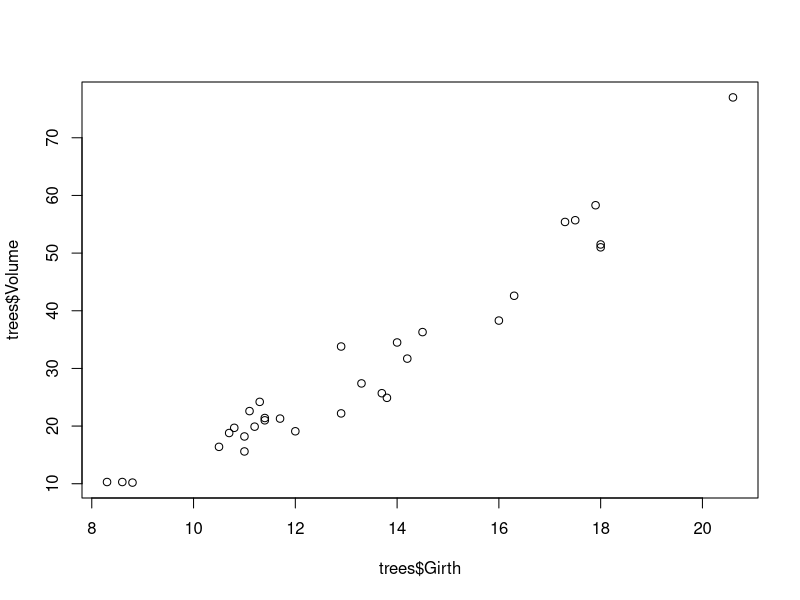
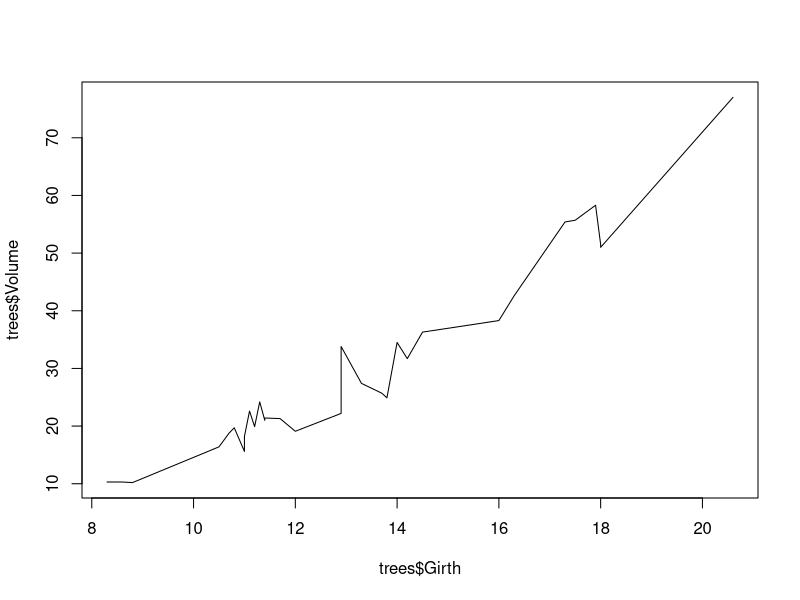
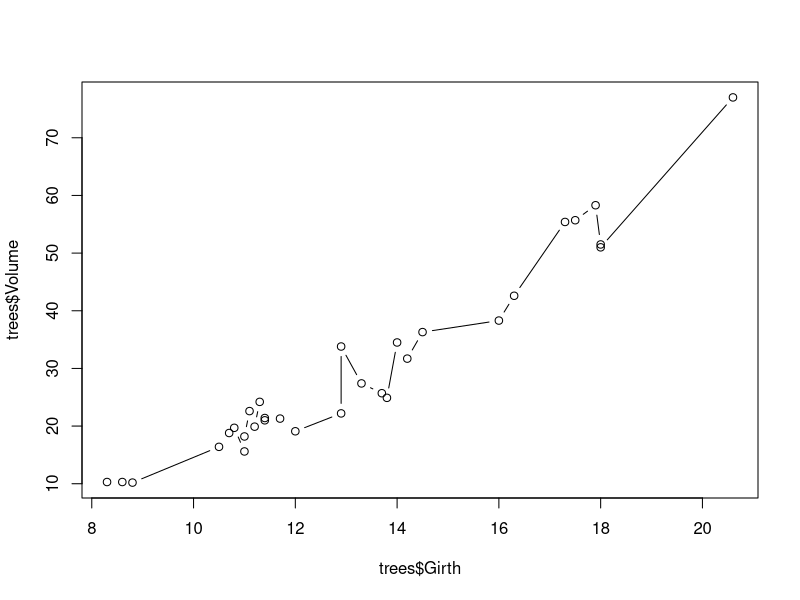
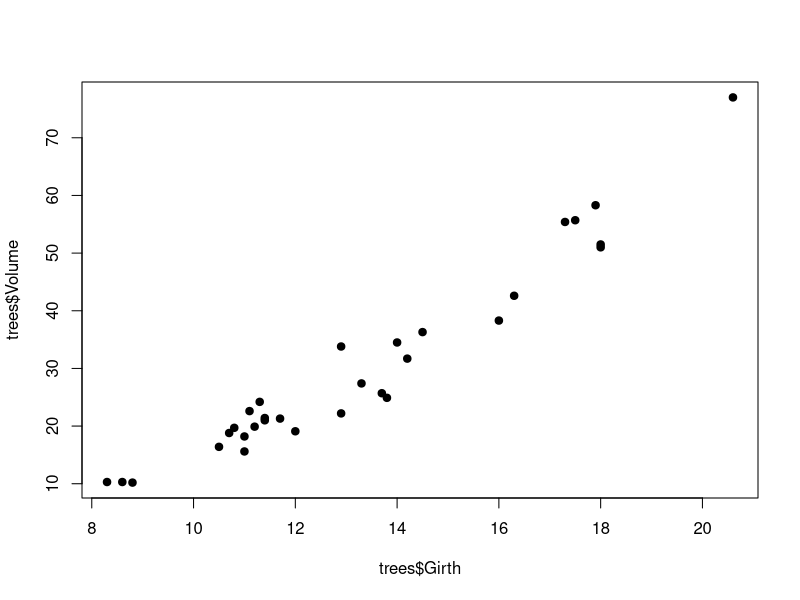
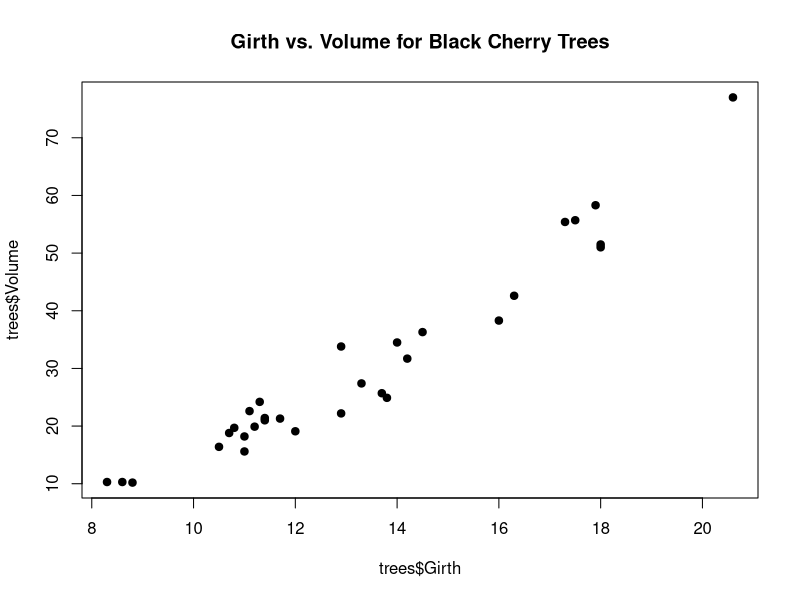
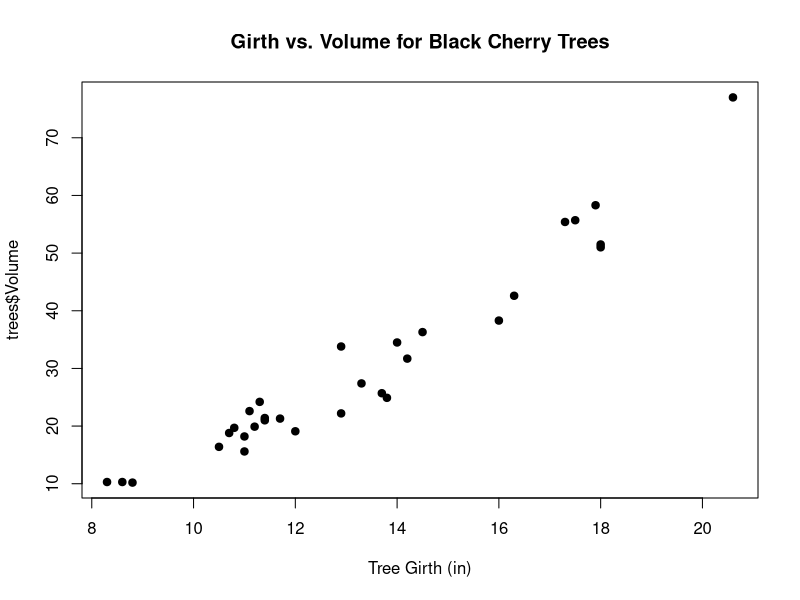
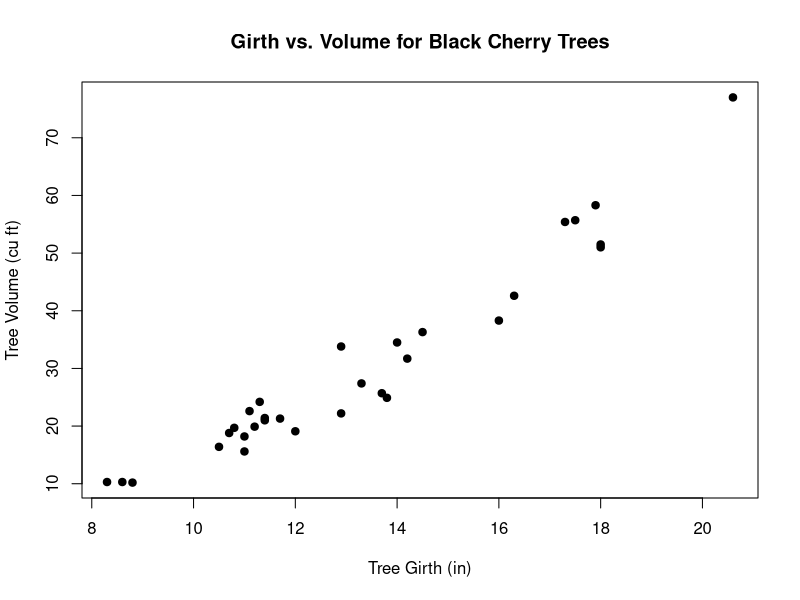
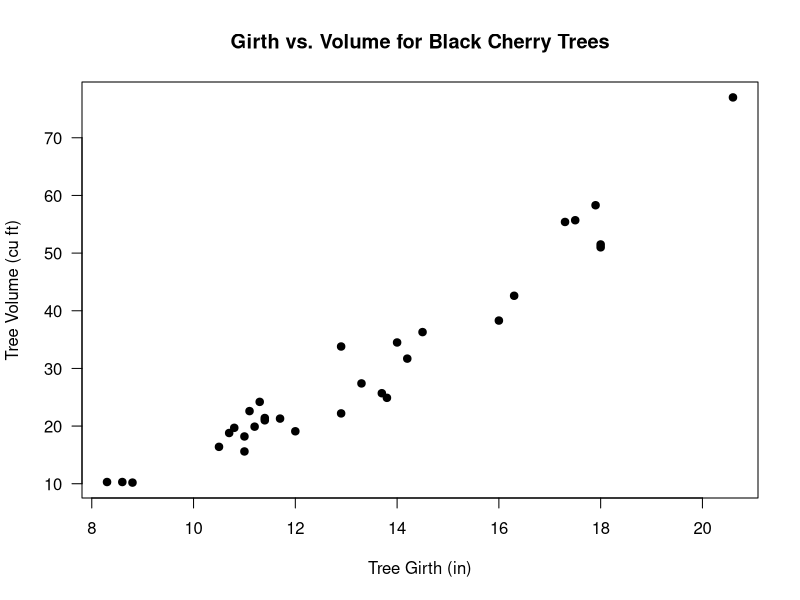

Generate these figures, in order, with R: (Note: this script raises an error after producing the figures.)
#!/usr/bin/Rscript
### Title: Back to basics: High quality plots using base R graphics
###	An interactive tutorial for the Davis R Users Group meeting on April 24, 2015
###
### Date created: 20150418
### Last updated: 20150423
###
### Author: Michael Koontz
### Email: mikoontz@gmail.com
###	Twitter: @michaeljkoontz
###
### Purpose: Introduce basic to intermediate plotting capabilities of base R graphics
###
### Basic methods
###		1) Basic scatterplot and labeling a plot (Line 44)
###		2) Plotting groups in different ways on the same plot (Line 72)
###		3) Adding a legend (Line 120)
###		4) Adding a best fit line (Line 150)
###		5) Adding a 95% confidence interval (Line 150)
###		6) Shaded confidence intervals (Line 223)
###		7) Bar plots (Line 260)
###		8) Error bars (Line 274)
###
### Intermediate methods
###   	1) Using other graphics devices like pdf() (Line 324)
###   	2) Using par() for multipanel plots (Line 380) 
###		3) Using par() for margin adjustments (Line 438)
###		4) Using axis() and mtext() (Line 484)
###		5) Pretty print from plotmath (Line 601)
 
 
# We'll start with the very tractable 'trees' dataset, which is built into R. It describes the girth, height, and volume of 31 black cherry trees.
 
trees
dim(trees)
head(trees)
 
# Remember how we access the columns of a data.frame:
trees$Girth
trees$Volume
 
#Basic plot function takes x argument and a y argument
#Default plot type is points, but you can change it to lines or both points and lines by adding the 'type' argument
 
plot(x=trees$Girth, y=trees$Volume)
plot(x=trees$Girth, y=trees$Volume, type="l")
plot(x=trees$Girth, y=trees$Volume, type="b")
 
# pch: 'plotting character' changes the type of point that is used (default is an open circle); remember pch=19!
plot(x=trees$Girth, y=trees$Volume, pch=19)
 
# main: adds a title
plot(x=trees$Girth, y=trees$Volume, pch=19, main="Girth vs. Volume for Black Cherry Trees")
 
# xlab: adds an x axis label
plot(x=trees$Girth, y=trees$Volume, pch=19, main="Girth vs. Volume for Black Cherry Trees", xlab="Tree Girth (in)")
 
# ylab: adds a y axis label
plot(x=trees$Girth, y=trees$Volume, pch=19, main="Girth vs. Volume for Black Cherry Trees", xlab="Tree Girth (in)", ylab="Tree Volume (cu ft)")
 
# las: rotates axis labels; las=1 makes them all parallel to reading direction
plot(x=trees$Girth, y=trees$Volume, pch=19, main="Girth vs. Volume for Black Cherry Trees", xlab="Tree Girth (in)", ylab="Tree Volume (cu ft)", las=1)
 
# col: select a color for the plotting characters
plot(x=trees$Girth, y=trees$Volume, pch=19, main="Girth vs. Volume for Black Cherry Trees", xlab="Tree Girth (in)", ylab="Tree Volume (cu ft)", las=1, col="blue")
 
# We can use the c() function to make a vector and have several colors, plotting characters, etc. per plot.
 
plot(x=trees$Girth, y=trees$Volume, pch=19, main="Girth vs. Volume for Black Cherry Trees", xlab="Tree Girth (in)", ylab="Tree Volume (cu ft)", las=1, col=c("black", "blue"))
 
plot(x=trees$Girth, y=trees$Volume, pch=c(1,19), main="Girth vs. Volume for Black Cherry Trees", xlab="Tree Girth (in)", ylab="Tree Volume (cu ft)", las=1, col="blue")
 
#------------
# Plotting by group
#------------
 
### Those different colors and plotting characters that we just saw were arbitrary. The 2-element vector of colors or plotting characters just repeats for the whole data frame. What if we want to have more meaningful coloration, with a different color for each group? 
 
### We'll use the iris dataset to illustrate one way to do this. This dataframe describes the sepal length, sepal width, petal length, petal width, and species for 150 different irises.
 
# First look at the data:
iris
head(iris)
dim(iris)
str(iris)
 
# We can extend the idea of passing a vector of colors to the col= argument in the plot() function call.
 
# Let's cheat first, and see what the finished product will look like. First I define a new object with the three colors that I want to use.
plot.colors <- c("violet", "purple", "blue")
plot.colors
 
# Here's the cheating bit: I just looked at this dataframe and saw that there are exactly 50 observations for each species.
iris
 
# I use the repeat function, rep() and the each= argument, to create a new vector with each element of plot.colors repeated 50 times in turn.
color.vector <- rep(x=plot.colors, each=50)
color.vector
 
plot(x=iris$Petal.Length, y=iris$Sepal.Length, pch=19, col=color.vector)
 
# Notice the lengths of the x-vector, the y-vector, and the color vector are all the same.
length(iris$Petal.Length)
length(iris$Sepal.Length)
length(color.vector)
 
# What if we want to automate the process? We can take advantage of the fact that the Species column is a factor. 
head(iris)
iris$Species
str(iris)
as.numeric(iris$Species)
 
plot.colors <- c("violet", "purple", "blue")
 
color.vector <- plot.colors[iris$Species]
 
dev.off() # Just clearing the present plots
 
plot(x=iris$Petal.Length, y=iris$Sepal.Length, pch=19, col=color.vector, main="Iris sepal length vs. petal length", xlab="Petal length", ylab="Sepal length", las=1)
 
#-----------
# Let's add a legend
#-----------
 
# We use the legend() function to add a legend to an existing plot
 
legend("topleft", pch=19, col=plot.colors, legend=unique(iris$Species))
 
# You can customize the legend if you wish.
plot(x=iris$Petal.Length, y=iris$Sepal.Length, pch=19, col=color.vector, main="Iris sepal length vs. petal length", xlab="Petal length", ylab="Sepal length", las=1)
 
# Here I pass a character vector to the legend= argument so that I can include the first letter of the species name
# The bty="n" argument suppresses the border around the legend. (A personal preference)
legend("topleft", pch=19, col=plot.colors, legend=c("I. setosa", "I. versicolor", "I. virginica"), bty="n")
 
# Italicize the labels in the legend using text.font=3
plot(x=iris$Petal.Length, y=iris$Sepal.Length, pch=19, col=color.vector, main="Iris sepal length vs. petal length", xlab="Petal length", ylab="Sepal length", las=1)
 
legend("topleft", pch=19, col=plot.colors, legend=c("I. setosa", "I. versicolor", "I. virginica"), bty="n", text.font=3)
 
 
#------------------
# Test yourself. 
#------------------
 
#Using the ToothGrowth dataset built into R, plot the tooth length (the len column) as a function of the vitamin C dosage (the dose column). Use a different color for each method of administering the vitamin C (the supp column).
 
head(ToothGrowth)
 
 
#------------------
# Add a linear best fit line and confidence interval to a plot
#------------------
 
# We'll use a simple linear regression for this, but the general recipe is the same every time.
# The Recipe
#	1) Estimate the parameters of the best fit line
#	2) Make up your own x values that span the range of your data
#	3) Get your y values by applying your mathematical model (e.g. a straight line) with the best fit parameters to your fabricated x values
#	4) Plot these new y values against your fabricated x values.
 
# Save your model fit to an object. Here, we model Sepal.Length as a function of Petal.Length
model1 <- lm(Sepal.Length ~ Petal.Length, data=iris)
 
# Now we have the parameter estimates for our y=ax+b line. The estimate for (Intercept) is b, and the estimate for Petal.Length is a.
summary(model1)
 
# Make up our own x values; put them in a dataframe!
range(iris$Petal.Length)
xvals <- seq(from=1, to=7, by=0.1)
xvals
df <- data.frame(Petal.Length=xvals)
df
 
# Take advantage of the predict() function, which returns a matrix with one row for each of your new x values, and 3 columns: 'fit' is the expected y value, 'lwr' is the lower 95% confidence interval, and 'upr' is the upper 95% confidence interval. Note this only works this seamlessly using the predict() function on an lm() model
 
CI <- predict(model1, newdata=df, interval="confidence")
CI <- as.data.frame(CI) # Coerce the matrix to a dataframe, so we can access the column using the $ operator.
 
dim(df) # 61 x-values
head(df) # Here are the first 6 of them 
dim(CI) # 61 records, 3 columns
head(CI) # y-values, lower 95% CI bounds, and upper 95% CI bounds
 
 
# Plot the actual data (in the iris dataframe)
# This code copied from above
plot.colors <- c("violet", "purple", "blue") 
color.vector <- plot.colors[iris$Species]
 
plot(x=iris$Petal.Length, y=iris$Sepal.Length, pch=19, las=1, main="Iris sepal length vs. petal length", xlab="Petal length", ylab="Sepal length", col=color.vector)
 
# Plot our best fit line. The x values are the Petal.Length column from the 'df' dataframe, and the y values are the 'fit' column from the CI dataframe. 
# Note that I use the lines() function, which just adds features to an existing plot.
# The lwd= argument changes the line width
lines(x=df$Petal.Length, y=CI$fit, lwd=2)
 
# Plot the confidence intervals
# The lty= argument changes the line type. There are 6 different line types, and you can just put a number 1 through 6 if you'd like. Default is "solid" (aka 1)
lines(x=df$Petal.Length, y=CI$lwr, lwd=2, lty="dashed", col="red")
lines(x=df$Petal.Length, y=CI$upr, lwd=2, lty="dashed", col="red")
 
#----------------------
# Going further... Prediction/forecast intervals
#----------------------
 
forecast <- predict(model1, newdata=df, interval="prediction")
forecast <- as.data.frame(forecast)
head(forecast)
 
# Plot the actual data (in the iris dataframe)
# This code copied from above
plot.colors <- c("violet", "purple", "blue") 
color.vector <- plot.colors[iris$Species]
 
plot(x=iris$Petal.Length, y=iris$Sepal.Length, pch=19, las=1, main="Iris sepal length vs. petal length", xlab="Petal length", ylab="Sepal length", col=color.vector)
 
# New code using the forecast object
lines(x=df$Petal.Length, y=forecast$fit, lwd=2)
lines(x=df$Petal.Length, y=forecast$lwr, lwd=2, col="red", lty="dashed")
lines(x=df$Petal.Length, y=forecast$upr, lwd=2, col="red", lty="dashed")
 
 
#-------------
# Shaded region of forecast interval
#-------------
 
# This plot() call is copied from above
plot(x=iris$Petal.Length, y=iris$Sepal.Length, pch=19, las=1, main="Iris sepal length vs. petal length", xlab="Petal length", ylab="Sepal length", col=color.vector)
 
lines(x=df$Petal.Length, y=forecast$fit, lwd=2)
 
# New code
polygon.x <- c(df$Petal.Length, rev(df$Petal.Length))
polygon.y <- c(forecast$lwr, rev(forecast$upr))
 
# By default, R won't fill in the polygon
polygon(x=polygon.x, y=polygon.y)
 
# But we also may not want an opaque polygon
polygon(x=polygon.x, y=polygon.y, col='darkgrey')
 
# The adjustcolor() function is nice for 'turning down' the opacity. It takes a color and the opacity level as arguments. I also use border=NA to suppress the border of the polygon
 
# First recreate the plot
plot(x=iris$Petal.Length, y=iris$Sepal.Length, pch=19, las=1, main="Iris sepal length vs. petal length", xlab="Petal length", ylab="Sepal length", col=color.vector)
 
lines(x=df$Petal.Length, y=forecast$fit, lwd=2)
 
polygon(x=polygon.x, y=polygon.y, col=adjustcolor("black", alpha.f=0.4), border=NA)
 
# Add our legend back in
legend("topleft", pch=19, col=plot.colors, legend=c("I. setosa", "I. versicolor", "I. virginica"), bty="n", text.font=3)
 
#--------------
# Test yourself.
#--------------
# Layer the 95% confidence interval as a shaded region on top of the iris data, the best fit line for a Sepal.Length~Petal.Length model, and the forecast interval.
 
 
#------------
# Barplots
#------------
 
model2 <- lm(Sepal.Length ~ Species, data=iris)
 
bar.heights <- predict(model2, newdata=data.frame(Species=c("setosa", "versicolor", "virginica")))
 
# The basic barplot function
barplot(bar.heights)
 
# Let's add some flair
barplot(bar.heights, names.arg=c("I. setosa", "I. versicolor", "I. virginica"), las=1, col=adjustcolor(plot.colors, alpha.f=0.5), main="Sepal length for 3 Irises", ylab="Sepal length (cm)")
 
#---------------
# Error bars
#---------------
# Adding error bars to our barplot. These can be added to scatter plots in a similar way.
 
# We'll plot error bars representing 5 standard errors so you can see them more easily.
 
d <- summary(model2)
CI <- 5 * coef(d)[ ,'Std. Error']
lwr <- bar.heights - CI
upr <- bar.heights + CI
 
# I used the ylim= argument to pass a 2-element numeric vector specifying the y extent of the barplot. I added some extra room on the top to account for error bars.
# Importantly, assign the barplot to an object. I called it 'b' but you can call it whatever you like.
 
b <- barplot(bar.heights, names.arg=c("I. setosa", "I. versicolor", "I. virginica"), las=1, ylim=c(0,7.5), col=adjustcolor(plot.colors, alpha.f=0.5), main="Sepal length for 3 Irises", ylab="Sepal length (cm)")
 
# The object that you called your barplot is interpretted by R as the x values in the middle of each bar
b
 
# We'll use the arrows() function to add arrows to an existing plot. With some modifications, our arrows will have an arrowhead at each end (code=3), and the 'arrowhead' will actually be perpendicular to the arrow shaft (angle=90)
# Specify where each arrow starts (x0= and y=) and ends (x1= and y1=)
arrows(x0=b, x1=b, y0=lwr, y1=upr, code=3, angle=90, length=0.1)
 
 
#---------------
# Test yourself
#---------------
# These data represent survivorship of plant seedlings in 4 different treatments: ambient, watered, heated + watered, and heated. Make a bar plot with their 95% confidence intervals. Note these are asymmetric (more uncertainty above the mean than below) like what might come from a logistic regression model.
 
prop <- c(0.18, 0.25, 0.13, 0.05)
asympLCL <- c(0.14, 0.20, 0.11, 0.035)
asympUCL <- c(0.24, 0.33, 0.18, 0.09)
 
#---------------
# Test yourself. Error bars on scatter plots.
#---------------
# The randomly generated data below are measurements of the number of the number of angels who get their wings as a function of the number of bells that have been rung. There is some uncertainty in measuring wing acquisition (represented as the offset from the sampled mean). How would you add error bars to a scatter plot?
 
set.seed(13)
n <- 20 # Number of experimental trials
a <- 12
b <- 1.5
xvals <- round(runif(n)*50)
yvals <- round(a + b*xvals + rnorm(n, sd=5))
offset <- rpois(n, lambda=10)
lwr <- yvals - offset
upr <- yvals + offset
 
 
#-----------------
# Base R plotting skills: Other graphics devices
#-----------------
 
# 1) Use the pdf() graphics device (or png() or postscript()) to get a permanent record of your plot in the exact final format.
 
# First set your working directory. A working directory is where R assumes all input and output files that it interfaces with should be. When you send your code to a collaborator, they can just change the working directory once instead of changing the filepath for every input (e.g. reading data into R) or output (e.g. making a plot)
 
# This is how I set mine:
#	1) Make sure your script file is saved in a folder particular for the given project 
#	2) Run the file.choose() function
#	3) Navigate to your script file and open it
#	4) Copy the file path in the console up until the actual file name (i.e. just the folder path)
#	5) Paste that folder into the setwd() function in quotes
#	6) Delete the file.choose() command
 
file.choose()
 
pdf("iris plot.pdf")
plot(x=iris$Petal.Length, y=iris$Sepal.Length, pch=19, las=1, xlab="Petal length", ylab="Sepal length", col=plot.colors[iris$Species])
 
lines(x=df$Petal.Length, y=forecast$fit, lwd=2)
 
polygon.x <- c(df$Petal.Length, rev(df$Petal.Length))
polygon.y <- c(forecast$lwr, rev(forecast$upr))
 
polygon(x=polygon.x, y=polygon.y, col=adjustcolor("black", alpha.f=0.4), border=NA)
 
# Add our legend back in
legend("topleft", pch=19, col=plot.colors, legend=c("I. setosa", "I. versicolor", "I. virginica"), bty="n", text.font=3)
 
# Importantly, turn the device off at the end of your plotting block to complete the .pdf file.
dev.off()
 
 
#--------------
# Figure for a paper
#--------------
# To make a figure for a paper that meets particular size and style guidelines, add some more arguments to the pdf() function call.
 
pdf("iris plot for paper.pdf", width=3.3, height=3.3, pointsize=9, family="Times")
 
plot(x=iris$Petal.Length, y=iris$Sepal.Length, pch=19, las=1, xlab="Petal length", ylab="Sepal length", col=plot.colors[iris$Species])
lines(x=df$Petal.Length, y=forecast$fit, lwd=2)
 
polygon.x <- c(df$Petal.Length, rev(df$Petal.Length))
polygon.y <- c(forecast$lwr, rev(forecast$upr))
 
polygon(x=polygon.x, y=polygon.y, col=adjustcolor("black", alpha.f=0.4), border=NA)
 
# Add our legend back in
legend("topleft", pch=19, col=plot.colors, legend=c("I. setosa", "I. versicolor", "I. virginica"), bty="n", text.font=3)
 
# Importantly, turn the device off at the end of your plotting block to complete the .pdf file.
dev.off()
 
#-----------------
# Base R plotting skills: Managing par()
#-----------------
 
# 2) You can change some fundamental plotting parameters by using par() before a plot.
 
# This is how you can:
#		Make multipanel plots
#		Give your plots more room in the inner margins
#		Give your plots some room in the outer margins
 
#---------------
# Multi-panel plots
#---------------
 
setosa <- subset(iris, subset=Species=="setosa")
versicolor <- subset(iris, subset=Species=="versicolor")
virginica <- subset(iris, subset=Species=="virginica")
 
# Using par(mfrow=c(number of rows, number of columns))
par(mfrow=c(2,2))
 
plot(x=iris$Petal.Length, y=iris$Sepal.Length, pch=19, las=1, main="All Irises", ylab="Sepal Length", xlab="Petal Length")
 
plot(x=setosa$Petal.Length, y=setosa$Sepal.Length, pch=19, las=1, col=plot.colors[1], main="I. setosa", ylab="Sepal Length", xlab="Petal Length")
 
plot(x=versicolor$Petal.Length, y=versicolor$Sepal.Length, pch=19, las=1, col=plot.colors[2], main="I. versicolor", ylab="Sepal Length", xlab="Petal Length")
 
plot(x=virginica$Petal.Length, y=virginica$Sepal.Length, pch=19, las=1, col=plot.colors[3], main="I. virginica", ylab="Sepal Length", xlab="Petal Length")
 
dev.off()
 
# Using layout(matrix())
plot.matrix <- matrix(c(1,1,2,3), nrow=2, ncol=2)
plot.matrix
 
layout(mat=plot.matrix)
 
plot(x=iris$Petal.Length, y=iris$Sepal.Length, pch=19, las=1, main="All Irises", ylab="Sepal Length", xlab="Petal Length")
 
plot(x=versicolor$Petal.Length, y=versicolor$Sepal.Length, pch=19, las=1, col=plot.colors[2], main="I. versicolor", ylab="Sepal Length", xlab="Petal Length")
 
plot(x=virginica$Petal.Length, y=virginica$Sepal.Length, pch=19, las=1, col=plot.colors[3], main="I. virginica", ylab="Sepal Length", xlab="Petal Length")
 
# Or we can adjust the widths of the plots (the heights, too). The widths= argument should be the same length as the number of columns while the heights= argument should be the same length as the number of rows. The values represent multipliers.
 
layout(mat=plot.matrix, widths=c(2,1))
plot(x=iris$Petal.Length, y=iris$Sepal.Length, pch=19, las=1, main="All Irises", ylab="Sepal Length", xlab="Petal Length")
 
plot(x=versicolor$Petal.Length, y=versicolor$Sepal.Length, pch=19, las=1, col=plot.colors[2], main="I. versicolor", ylab="Sepal Length", xlab="Petal Length")
 
plot(x=virginica$Petal.Length, y=virginica$Sepal.Length, pch=19, las=1, col=plot.colors[3], main="I. virginica", ylab="Sepal Length", xlab="Petal Length")
 
dev.off()
 
#----------------
# Specifying margins
#----------------
# We want to make sure not to waste white space, so we can specify the plotting margins using par(mar=c(bottom, left, top, right)). This can be important if your labels aren't fitting on the plot.
# The default is par(mar=c(5.1, 4.1, 4.1, 2.1)). 
 
# Let's say I want to make the text bigger because the plot is for a presentation. We can use the cex (character expander) family of arguments in the plot() call. 
#	cex= makes the plotted points larger or smaller
#	cex.main= makes the title larger
# 	cex.lab= makes the axis labels larger
#	cex.axis= makes the numbers of the axis larger
 
plot(x=iris$Petal.Length, y=iris$Sepal.Length, pch=19, las=1, main="All Irises", ylab="Sepal Length", xlab="Petal Length")
 
plot(x=iris$Petal.Length, y=iris$Sepal.Length, pch=19, las=1, main="All Irises", ylab="Sepal Length", xlab="Petal Length", cex=2, cex.main=4, cex.lab=3, cex.axis=1.5)
 
# A solution
par(mar=c(5,6,5,2))
plot(x=iris$Petal.Length, y=iris$Sepal.Length, pch=19, las=1, main="All Irises", ylab="Sepal Length", xlab="Petal Length", cex=2, cex.main=4, cex.lab=3, cex.axis=1.5)
 
# Note that the par(mgp=c(labels, tick marks, axis line)) method will adjust the location of those components away from the edge of the plot.
# Default is par(mgp=c(3,1,0))
 
par(mar=c(6,7,5,2), mgp=c(4, 1.5, 0))
plot(x=iris$Petal.Length, y=iris$Sepal.Length, pch=19, las=1, main="All Irises", ylab="Sepal Length", xlab="Petal Length", cex=2, cex.main=4, cex.lab=3, cex.axis=1.5)
 
#--------------
# Specifying outer margins
#--------------
# Outer margins are especially great for multi-panel plots. Let's recreate the one that we had earlier and add some outer margins with par(oma=c(bottom, left, top, right))
# The default is par(oma=c(0,0,0,0))
 
dev.off()
par(mfrow=c(2,2), oma=c(5,5,5,0), mar=c(2,2,4,2))
 
# Note here that I use the font.main= argument in each of these plot calls to make the title in normal font for the first panel and then italicized for the other panels (it is bold by default; equivalent to a font.main=2)
 
plot(x=iris$Petal.Length, y=iris$Sepal.Length, pch=19, las=1, main="All Irises", ylab=NA, xlab=NA, cex.main=2, font.main=1)
 
plot(x=setosa$Petal.Length, y=setosa$Sepal.Length, pch=19, las=1, col=plot.colors[1], main="I. setosa", ylab=NA, xlab=NA, cex.main=2, font.main=3)
 
plot(x=versicolor$Petal.Length, y=versicolor$Sepal.Length, pch=19, las=1, col=plot.colors[2], main="I. versicolor", ylab=NA, xlab=NA, cex.main=2, font.main=3)
 
plot(x=virginica$Petal.Length, y=virginica$Sepal.Length, pch=19, las=1, col=plot.colors[3], main="I. virginica", ylab=NA, xlab=NA, cex.main=2, font.main=3)
 
 
#-----------------
# Base R plotting skills: Using mtext() and axis()
#-----------------
# The two add on functions that I find myself using most often are mtext(), which adds text to a margin, and axis(), which draws in a user-specified axis.
 
# mtext() lets me:
#	1) Make axis labels that are shared between more than one panel
#	2) rotate the y-axis label so it is easier to read for presentations
 
# axis() lets me:
#	1) Specify exactly how many tick marks and where they'll be
#	2) Specify exactly how those tick marks will be labelled
 
# We actually set up the previous 4-panel plot nicely to see the functionality of mtext() and axis(). Let's recreate that plot.
 
par(mfrow=c(2,2), oma=c(5,6,5,0), mar=c(2,2,3,2))
 
plot(x=iris$Petal.Length, y=iris$Sepal.Length, pch=19, las=1, main="All Irises", ylab=NA, xlab=NA, cex.main=2, font.main=1)
 
plot(x=setosa$Petal.Length, y=setosa$Sepal.Length, pch=19, las=1, col=plot.colors[1], main="I. setosa", ylab=NA, xlab=NA, cex.main=2, font.main=3)
 
plot(x=versicolor$Petal.Length, y=versicolor$Sepal.Length, pch=19, las=1, col=plot.colors[2], main="I. versicolor", ylab=NA, xlab=NA, cex.main=2, font.main=3)
 
plot(x=virginica$Petal.Length, y=virginica$Sepal.Length, pch=19, las=1, col=plot.colors[3], main="I. virginica", ylab=NA, xlab=NA, cex.main=2, font.main=3)
 
# By default, an mtext() call will put an axis label on the specified side (1=bottom, 2=left, 3=top, 4=right) of the most recently created panel. It also puts it right at the margin. Use the line= argument to move it further from the margin however far you choose. These line units are the same units as those used by par(mar=c()).
 
mtext(side=1, text="Petal Length", line=3)
 
# We can specify outer=TRUE to put this text on the outer margins. This works only because we used par(oma=c()) to make the outer margins greater than 0 on some sides.
 
# Recreate the plot
par(mfrow=c(2,2), oma=c(5,6,5,0), mar=c(2,2,3,2))
 
plot(x=iris$Petal.Length, y=iris$Sepal.Length, pch=19, las=1, main="All Irises", ylab=NA, xlab=NA, cex.main=2, font.main=1)
 
plot(x=setosa$Petal.Length, y=setosa$Sepal.Length, pch=19, las=1, col=plot.colors[1], main="I. setosa", ylab=NA, xlab=NA, cex.main=2, font.main=3)
 
plot(x=versicolor$Petal.Length, y=versicolor$Sepal.Length, pch=19, las=1, col=plot.colors[2], main="I. versicolor", ylab=NA, xlab=NA, cex.main=2, font.main=3)
 
plot(x=virginica$Petal.Length, y=virginica$Sepal.Length, pch=19, las=1, col=plot.colors[3], main="I. virginica", ylab=NA, xlab=NA, cex.main=2, font.main=3)
 
# We can just use cex= to make the text bigger here (rather than cex.lab=) because we're already in the mtext() function
mtext(side=1, text="Petal Length", outer=TRUE, line=3, cex=2)
 
# Do the same for the y axis
mtext(side=2, text="Sepal Length", outer=TRUE, line=3, cex=2)
 
# And the same for an overall title
mtext(side=3, text="Sepal length vs. petal length for Irises", outer=TRUE, line=2, cex=2.1)
 
# We can also use the las= argument to rotate axis text using mtext(). We can make the y-axis label in the reading direction this way.
 
# Recreate the plot. Add some extra outer margin space to the left.
 
par(mfrow=c(2,2), oma=c(5,9,5,0), mar=c(2,2,3,2))
 
plot(x=iris$Petal.Length, y=iris$Sepal.Length, pch=19, las=1, main="All Irises", ylab=NA, xlab=NA, cex.main=2, font.main=1)
 
plot(x=setosa$Petal.Length, y=setosa$Sepal.Length, pch=19, las=1, col=plot.colors[1], main="I. setosa", ylab=NA, xlab=NA, cex.main=2, font.main=3)
 
plot(x=versicolor$Petal.Length, y=versicolor$Sepal.Length, pch=19, las=1, col=plot.colors[2], main="I. versicolor", ylab=NA, xlab=NA, cex.main=2, font.main=3)
 
plot(x=virginica$Petal.Length, y=virginica$Sepal.Length, pch=19, las=1, col=plot.colors[3], main="I. virginica", ylab=NA, xlab=NA, cex.main=2, font.main=3)
 
mtext(side=1, text="Petal Length", outer=TRUE, line=3, cex=2)
 
# Use las=1 here to rotate the text. Use \n to insert a carriage return.
mtext(side=2, text="Sepal\nLength", outer=TRUE, line=1.5, cex=2, las=1)
 
# I added an \n in the middle of the character string to insert a carriage return. I also changed the line= argument from 2 to 0.
mtext(side=3, text="Sepal length vs. petal length\nfor Irises", outer=TRUE, line=0, cex=2.1)
 
#-----------------
# Test yourself
#-----------------
# Add a best fit line and shaded 95% confidence interval to each panel of a 4-panel Iris plot similar to the one we just created.
 
 
#------------------
# Using axis()
#------------------
# Put the axis tick marks where you want them, and label them how you like
 
# First reset the plotting device.
dev.off()
 
# Here's the original plot
plot.colors <- c("violet", "purple", "blue")
color.vector <- plot.colors[iris$Species]
 
plot(x=iris$Petal.Length, y=iris$Sepal.Length, pch=19, las=1, main="Iris sepal length vs. petal length", xlab="Petal length", ylab="Sepal length", col=color.vector)
 
# In the plot() call, suppress the x-axis with xaxt="n" and the y-axis with yaxt="n". Then we can draw them in how we'd like.
 
plot(x=iris$Petal.Length, y=iris$Sepal.Length, pch=19, las=1, main="Iris sepal length vs. petal length", xlab="Petal length", ylab="Sepal length", col=color.vector, yaxt="n")
 
# Use axis() in a similar way to using mtext(). The side= argument specifies where you want the axis (1=bottom, 2=left, 3=top, 4=right)
 
axis(side=2, at=c(4.5, 6, 7.5), las=1)
 
# Or change how the tick marks are labeled
plot(x=iris$Petal.Length, y=iris$Sepal.Length, pch=19, las=1, main="Iris sepal length vs. petal length", xlab="Petal length", ylab="Sepal length", col=color.vector, yaxt="n")
 
axis(side=2, at=c(4.5, 5, 6, 7.5), labels=c("4.5", "Critical\nPoint", "6", "7.5"), las=1)
 
# Or meaningful points
s.tick <- mean(setosa$Sepal.Length)
ve.tick <- mean(versicolor$Sepal.Length)
vi.tick <- mean(virginica$Sepal.Length)
 
ticks <- c(s.tick, ve.tick, vi.tick)
ticks
 
plot(x=iris$Petal.Length, y=iris$Sepal.Length, pch=19, las=1, main="Iris sepal length vs. petal length", xlab="Petal length", ylab="Sepal length", col=color.vector, yaxt="n")
 
axis(side=2, at=ticks, labels=round(ticks,digits=2), las=1)
 
#-----------------
# Base R plotting skills: Using Pretty Print
#-----------------
# R can render some nice typesetting for axis labels, titles, etc.
 
# Here's the breakdown (I'll use the main= argument for illustration):
#	1) Want only text? Just use a text string. 
#			ex: main="text here"
#	2) Want evaluated statements and text? Use paste().
#			ex: main=paste("Mean sepal length =", mean(iris$Sepal.Length))
#	3) Want special symbols? Use expression().
#			ex: main=expression(alpha)
#	4) Want special symbols and text? Use expression(paste())
#			ex: main=expression(paste(mu, "Sepal length="))
#	5) Want text, symbols, and evaluated statements? Use bquote(). A tilda (~) goes between each component. Wrap statements you want evaluated in .()
#			ex: main=bquote(mu[sepal ~ length] ~ "=" .(mean(iris$Sepal.Length)))
 
# See ?plotmath for all of the fancy typesetting you can use.
 
# Original plot with just text as title
plot(x=iris$Petal.Length, y=iris$Sepal.Length, pch=19, las=1, main="Iris sepal length vs. petal length", xlab="Petal length", ylab="Sepal length", col=color.vector)
 
# Evaluated statement AND text using paste()
plot(	x=iris$Petal.Length, 
		y=iris$Sepal.Length, 
		pch=19, 
		las=1, 
		main=paste("Mean sepal length =", mean(iris$Sepal.Length)), 
		xlab="Petal length", 
		ylab="Sepal length", 
		col=color.vector)
		
# Just a special symbol? Use expression()
plot(	x=iris$Petal.Length, 
		y=iris$Sepal.Length, 
		pch=19, 
		las=1, 
		main=expression(mu), 
		xlab="Petal length", 
		ylab="Sepal length", 
		col=color.vector)
		
# Special symbol plus text? Use expression(paste())
plot(	x=iris$Petal.Length, 
		y=iris$Sepal.Length, 
		pch=19, 
		las=1, 
		main=expression(paste(mu["sepal length"])), 
		xlab="Petal length", 
		ylab="Sepal length", 
		col=color.vector)
		
# Special symbol plus text plus evaluated statements? Use bquote(). Put a ~ in between each component. Equal signs go in quotes. Wrap statements you want evaluated in .()
plot(	x=iris$Petal.Length, 
		y=iris$Sepal.Length, 
		pch=19, 
		las=1, 
		main=bquote(mu[sepal ~ length] ~ "=" ~ .(mean(iris$Sepal.Length))), 
		xlab="Petal length", 
		ylab="Sepal length", 
		col=color.vector)
